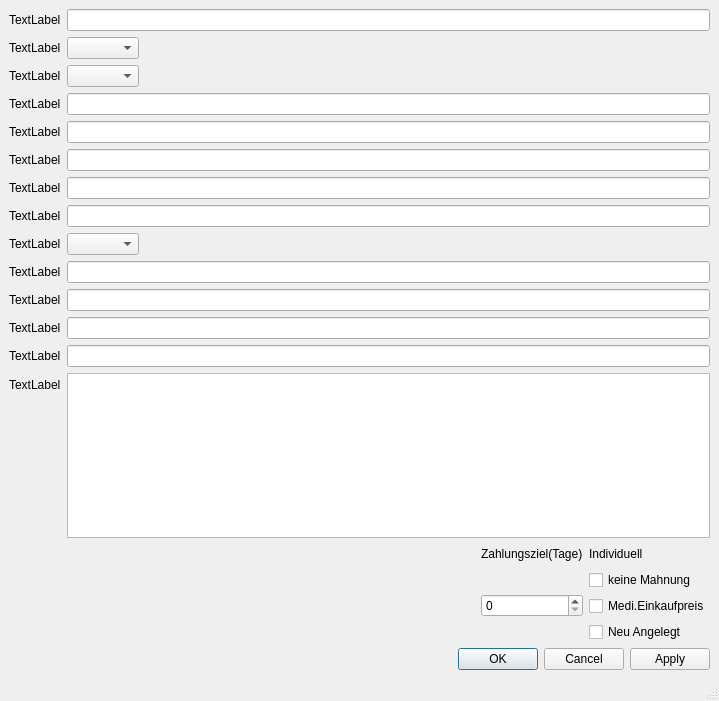
<?xml version="1.0" encoding="UTF-8"?>
<ui version="4.0">
 <class>MainWindow</class>
 <widget class="QMainWindow" name="MainWindow">
  <property name="geometry">
   <rect>
    <x>0</x>
    <y>0</y>
    <width>719</width>
    <height>701</height>
   </rect>
  </property>
  <property name="windowTitle">
   <string>MainWindow</string>
  </property>
  <property name="windowIcon">
   <iconset resource="resources/akuvet.qrc">
    <normaloff>:/logo/images/praxislogo.gif</normaloff>
    <normalon>:/logo/images/praxislogo.gif</normalon>:/logo/images/praxislogo.gif</iconset>
  </property>
  <property name="unifiedTitleAndToolBarOnMac">
   <bool>false</bool>
  </property>
  <widget class="QWidget" name="centralwidget">
   <layout class="QVBoxLayout" name="verticalLayout">
    <item>
     <layout class="QFormLayout" name="formLayout_2">
      <property name="fieldGrowthPolicy">
       <enum>QFormLayout::ExpandingFieldsGrow</enum>
      </property>
      <property name="labelAlignment">
       <set>Qt::AlignLeading|Qt::AlignLeft|Qt::AlignVCenter</set>
      </property>
      <property name="formAlignment">
       <set>Qt::AlignLeading|Qt::AlignLeft|Qt::AlignTop</set>
      </property>
      <item row="0" column="0">
       <widget class="QLabel" name="la_0">
        <property name="text">
         <string>TextLabel</string>
        </property>
       </widget>
      </item>
      <item row="0" column="1">
       <widget class="QLineEdit" name="Edit_0"/>
      </item>
      <item row="1" column="0">
       <widget class="QLabel" name="la_1">
        <property name="text">
         <string>TextLabel</string>
        </property>
       </widget>
      </item>
      <item row="1" column="1">
       <widget class="QComboBox" name="Edit_1"/>
      </item>
      <item row="2" column="0">
       <widget class="QLabel" name="la_2">
        <property name="text">
         <string>TextLabel</string>
        </property>
       </widget>
      </item>
      <item row="2" column="1">
       <widget class="QComboBox" name="Edit_2"/>
      </item>
      <item row="3" column="0">
       <widget class="QLabel" name="la_3">
        <property name="text">
         <string>TextLabel</string>
        </property>
       </widget>
      </item>
      <item row="3" column="1">
       <widget class="QLineEdit" name="Edit_3"/>
      </item>
      <item row="4" column="1">
       <widget class="QLineEdit" name="Edit_4"/>
      </item>
      <item row="5" column="1">
       <widget class="QLineEdit" name="Edit_5"/>
      </item>
      <item row="6" column="1">
       <widget class="QLineEdit" name="Edit_6"/>
      </item>
      <item row="7" column="1">
       <widget class="QLineEdit" name="Edit_7"/>
      </item>
      <item row="8" column="1">
       <widget class="QComboBox" name="Edit_8"/>
      </item>
      <item row="9" column="1">
       <widget class="QLineEdit" name="Edit_9"/>
      </item>
      <item row="10" column="1">
       <widget class="QLineEdit" name="Edit_10"/>
      </item>
      <item row="11" column="1">
       <widget class="QLineEdit" name="Edit_11"/>
      </item>
      <item row="12" column="1">
       <widget class="QLineEdit" name="Edit_12"/>
      </item>
      <item row="13" column="1">
       <widget class="QPlainTextEdit" name="Edit_13"/>
      </item>
      <item row="4" column="0">
       <widget class="QLabel" name="la_4">
        <property name="text">
         <string>TextLabel</string>
        </property>
       </widget>
      </item>
      <item row="5" column="0">
       <widget class="QLabel" name="la_5">
        <property name="text">
         <string>TextLabel</string>
        </property>
       </widget>
      </item>
      <item row="6" column="0">
       <widget class="QLabel" name="la_6">
        <property name="text">
         <string>TextLabel</string>
        </property>
       </widget>
      </item>
      <item row="7" column="0">
       <widget class="QLabel" name="la_7">
        <property name="text">
         <string>TextLabel</string>
        </property>
       </widget>
      </item>
      <item row="8" column="0">
       <widget class="QLabel" name="la_8">
        <property name="text">
         <string>TextLabel</string>
        </property>
       </widget>
      </item>
      <item row="9" column="0">
       <widget class="QLabel" name="la_9">
        <property name="text">
         <string>TextLabel</string>
        </property>
       </widget>
      </item>
      <item row="10" column="0">
       <widget class="QLabel" name="la_10">
        <property name="text">
         <string>TextLabel</string>
        </property>
       </widget>
      </item>
      <item row="11" column="0">
       <widget class="QLabel" name="la_11">
        <property name="text">
         <string>TextLabel</string>
        </property>
       </widget>
      </item>
      <item row="12" column="0">
       <widget class="QLabel" name="la_12">
        <property name="text">
         <string>TextLabel</string>
        </property>
       </widget>
      </item>
      <item row="13" column="0">
       <widget class="QLabel" name="la_13">
        <property name="text">
         <string>TextLabel</string>
        </property>
       </widget>
      </item>
     </layout>
    </item>
    <item>
     <layout class="QVBoxLayout" name="verticalLayout_2">
      <item>
       <layout class="QGridLayout" name="gridLayout_2">
        <item row="0" column="4">
         <widget class="QLabel" name="la_ind">
          <property name="text">
           <string>Individuell</string>
          </property>
         </widget>
        </item>
        <item row="0" column="2">
         <widget class="QLabel" name="la_18">
          <property name="text">
           <string>Zahlungsziel(Tage)</string>
          </property>
         </widget>
        </item>
        <item row="1" column="2">
         <widget class="QSpinBox" name="SB_18"/>
        </item>
        <item row="1" column="4">
         <layout class="QVBoxLayout" name="verticalLayout_3">
          <item>
           <widget class="QCheckBox" name="ch_15">
            <property name="text">
             <string>keine Mahnung</string>
            </property>
           </widget>
          </item>
          <item>
           <widget class="QCheckBox" name="ch_16">
            <property name="text">
             <string>Medi.Einkaufpreis</string>
            </property>
           </widget>
          </item>
          <item>
           <widget class="QCheckBox" name="ch_17">
            <property name="text">
             <string>Neu Angelegt</string>
            </property>
           </widget>
          </item>
         </layout>
        </item>
        <item row="0" column="1">
         <spacer name="horizontalSpacer">
          <property name="orientation">
           <enum>Qt::Horizontal</enum>
          </property>
          <property name="sizeHint" stdset="0">
           <size>
            <width>40</width>
            <height>20</height>
           </size>
          </property>
         </spacer>
        </item>
       </layout>
      </item>
     </layout>
    </item>
    <item>
     <widget class="QDialogButtonBox" name="buttonBox">
      <property name="standardButtons">
       <set>QDialogButtonBox::Apply|QDialogButtonBox::Cancel|QDialogButtonBox::Ok</set>
      </property>
      <property name="centerButtons">
       <bool>false</bool>
      </property>
     </widget>
    </item>
   </layout>
  </widget>
  <widget class="QMenuBar" name="menubar">
   <property name="geometry">
    <rect>
     <x>0</x>
     <y>0</y>
     <width>719</width>
     <height>21</height>
    </rect>
   </property>
  </widget>
  <widget class="QStatusBar" name="statusbar"/>
 </widget>
 <resources>
  <include location="resources/akuvet.qrc"/>
 </resources>
 <connections/>
</ui>
